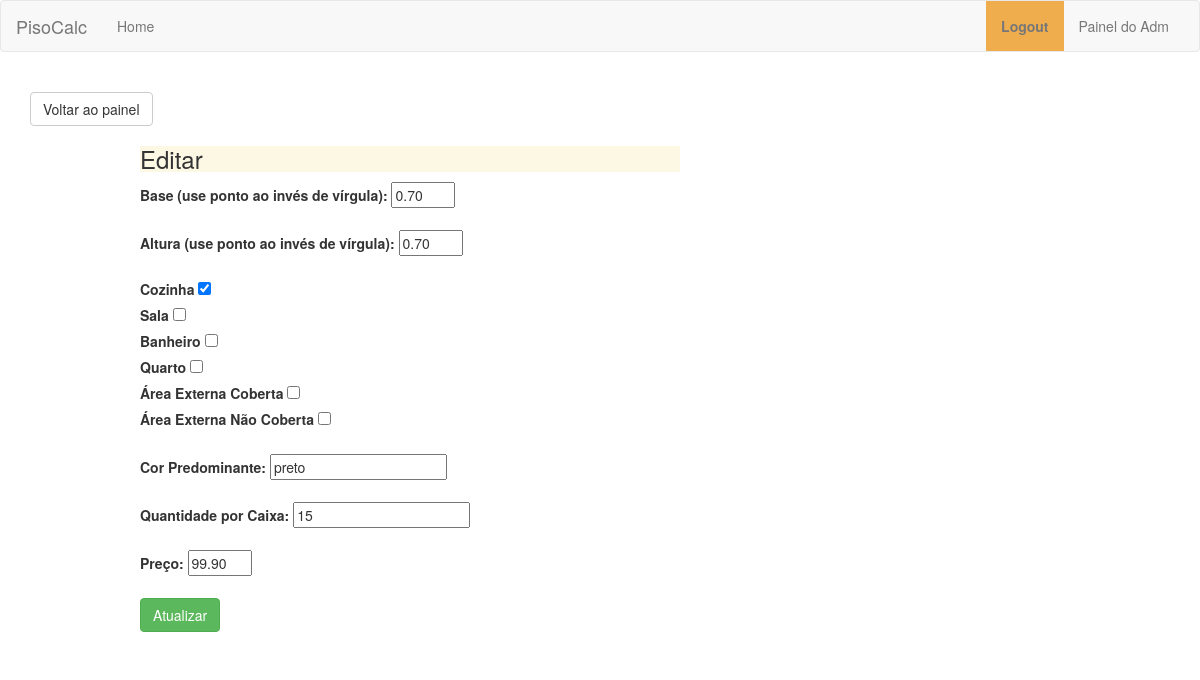
Screenshot of /piso/update.php?id=39 with the database file from the repository.
### tables this page shows
CREATE TABLE IF NOT EXISTS `piso` (
  `idPiso` int(10) unsigned NOT NULL AUTO_INCREMENT,
  `Fornecedor_idFornecedor` int(10) unsigned NOT NULL,
  `foto2` varchar(100) DEFAULT NULL,
  `base` decimal(10,2) DEFAULT NULL,
  `altura` decimal(10,2) DEFAULT NULL,
  `cozinha` tinyint(1) DEFAULT NULL,
  `sala` tinyint(1) DEFAULT NULL,
  `banheiro` tinyint(1) DEFAULT NULL,
  `quarto` tinyint(1) DEFAULT NULL,
  `areaext_cob` tinyint(1) DEFAULT NULL,
  `areaext_ncob` tinyint(1) DEFAULT NULL,
  `cor` varchar(20) DEFAULT NULL,
  `qtdadexcaixa` int(10) unsigned DEFAULT NULL,
  `preco` decimal(10,2) DEFAULT NULL,
  PRIMARY KEY (`idPiso`),
  KEY `Piso_FKIndex1` (`Fornecedor_idFornecedor`)
);

### piso/update.php (the view, shortened to what this page needs)
<?php
$id = null;
if ( !empty($_GET['id'])) {
    $id = $_REQUEST['id'];
}
if ( !empty($_POST)) {
    $base = $_POST['base'];
    $altura = $_POST['altura'];
    $cozinha = $_POST['cozinha'];
    $sala = $_POST['sala'];
    $banheiro = $_POST['banheiro'];
    $quarto = $_POST['quarto'];
    $areaext_cob = $_POST['areaext_cob'];
    $areaext_ncob = $_POST['areaext_ncob'];
    $cor = $_POST['cor'];
    $qtdadexcaixa = $_POST['qtdadexcaixa'];
    $preco = $_POST['preco'];
    $valid = true;
    if ($valid) {
        $pdo = Database::connect();
        $pdo->setAttribute(PDO::ATTR_ERRMODE, PDO::ERRMODE_EXCEPTION);
        $sql = "UPDATE piso set fornecedor_idFornecedor = ?, base = ?, altura = ?, cozinha = ?, sala = ?, banheiro = ?, quarto = ?, areaext_cob = ?, areaext_ncob = ?, cor = ?, qtdadexcaixa = ?, preco = ? WHERE idPiso = ?";
        $q = $pdo->prepare($sql);
        $q->execute(array(1, $base, $altura, $cozinha, $sala, $banheiro, $quarto, $areaext_cob, $areaext_ncob, $cor, $qtdadexcaixa, $preco, $id));
        Database::disconnect();
        header("Location: index.php");
    }
    } else {
        $pdo = Database::connect();
        $pdo->setAttribute(PDO::ATTR_ERRMODE, PDO::ERRMODE_EXCEPTION);
        $sql = "SELECT * FROM piso where idPiso = ?";
        $q = $pdo->prepare($sql);
        $q->execute(array($id));
        $data = $q->fetch(PDO::FETCH_ASSOC);
        $base = $data['base'];
        $altura = $data['altura'];
        $cozinha = $data['cozinha'];
        $sala = $data['sala'];
        $banheiro = $data['banheiro'];
        $quarto = $data['quarto'];
        $areaext_cob = $data['areaext_cob'];
        $areaext_ncob = $data['areaext_ncob'];
        $cor = $data['cor'];
        $qtdadexcaixa = $data['qtdadexcaixa'];
        $preco = $data['preco'];
    }
?>
<!DOCTYPE html>
<html lang="en">
<head>
</head>
<?php include ('../layout/headerlogado.php'); ?>
<br/>
<body>
    <div class="container">
        <a class="btn btn-default" href="index.php">Voltar ao painel</a><br/>
                <div class="col-xs-offset-1 col-md-6">
                    <div class="bg-warning">
                        <h3>Editar</h3>
                    </div>
                    <form class="form-horizontal" action="update.php?id=<?php echo $id?>" method="post">
                        <div>
                        <label>Base (use ponto ao invés de vírgula):</label>
                            <input type="float" name="base" size="5" placeholder="Base" value="<?php echo !empty($base)?$base:'';?>"/>
                        </div>
                        <br/>
                        <div>
                        <label>Altura (use ponto ao invés de vírgula):</label>
                            <input type="float" name="altura" size="5" placeholder="Altura" value="<?php echo !empty($altura)?$altura:'';?>"/>
                        </div>
                        <br/>
                        <div>
                        <label>Cozinha</label>
                            <input type="checkbox" name="cozinha" value="1" <?php if ($cozinha == 1){echo "checked";} ?>/>
                        </div>
                        <div>
                        <label>Sala</label>
                            <input type="checkbox" name="sala" value="1" <?php if ($sala == 1){echo "checked";} ?>/>
                        </div>
                        <div>
                        <label>Banheiro</label>
                            <input type="checkbox" name="banheiro" value="1" <?php if ($banheiro == 1){echo "checked";} ?>/>
                        </div>
                        <div>
                        <label>Quarto</label>
                            <input type="checkbox" name="quarto" value="1" <?php if ($quarto == 1){echo "checked";} ?>/>
                        </div>
                        <div>
                        <label>Área Externa Coberta</label>
                            <input type="checkbox" name="areaext_cob" value="1" <?php if ($areaext_cob == 1){echo "checked";} ?>/>
                        </div>
                        <div>
                        <label>Área Externa Não Coberta</label>
                            <input type="checkbox" name="areaext_ncob" value="1" <?php if ($areaext_ncob == 1){echo "checked";} ?>/>
                        </div>
                        <br/>
                        <div>
                            <label>Cor Predominante:</label>
                                <input name="cor" type="text"  placeholder="Cor" value="<?php echo !empty($cor)?$cor:'';?>">
                        </div>
                        <br/>
                        <div>
                            <label>Quantidade por Caixa:</label>
                                <input name="qtdadexcaixa" type="number"  placeholder="Qtdade X Caixa" value="<?php echo !empty($qtdadexcaixa)?$qtdadexcaixa:'';?>">
                        </div>
                        <br/>
                        <div>
                            <label>Preço:</label>
                                <input type="float" name="preco" size="5" placeholder="Preço" value="<?php echo !empty($preco)?$preco:'';?>"/>
                        </div>
                        <br/>
                      <div class="form-actions">
                          <button type="submit" class="btn btn-success">Atualizar</button>
                          <br/><br/>
                        </div>
                    </form>
                </div>
    </div>
  </body>
</html>

### rows the page displays
piso: base "0.70", altura "0.70", cozinha "☑", cor "preto", qtdadexcaixa "15", preco "99.90"
